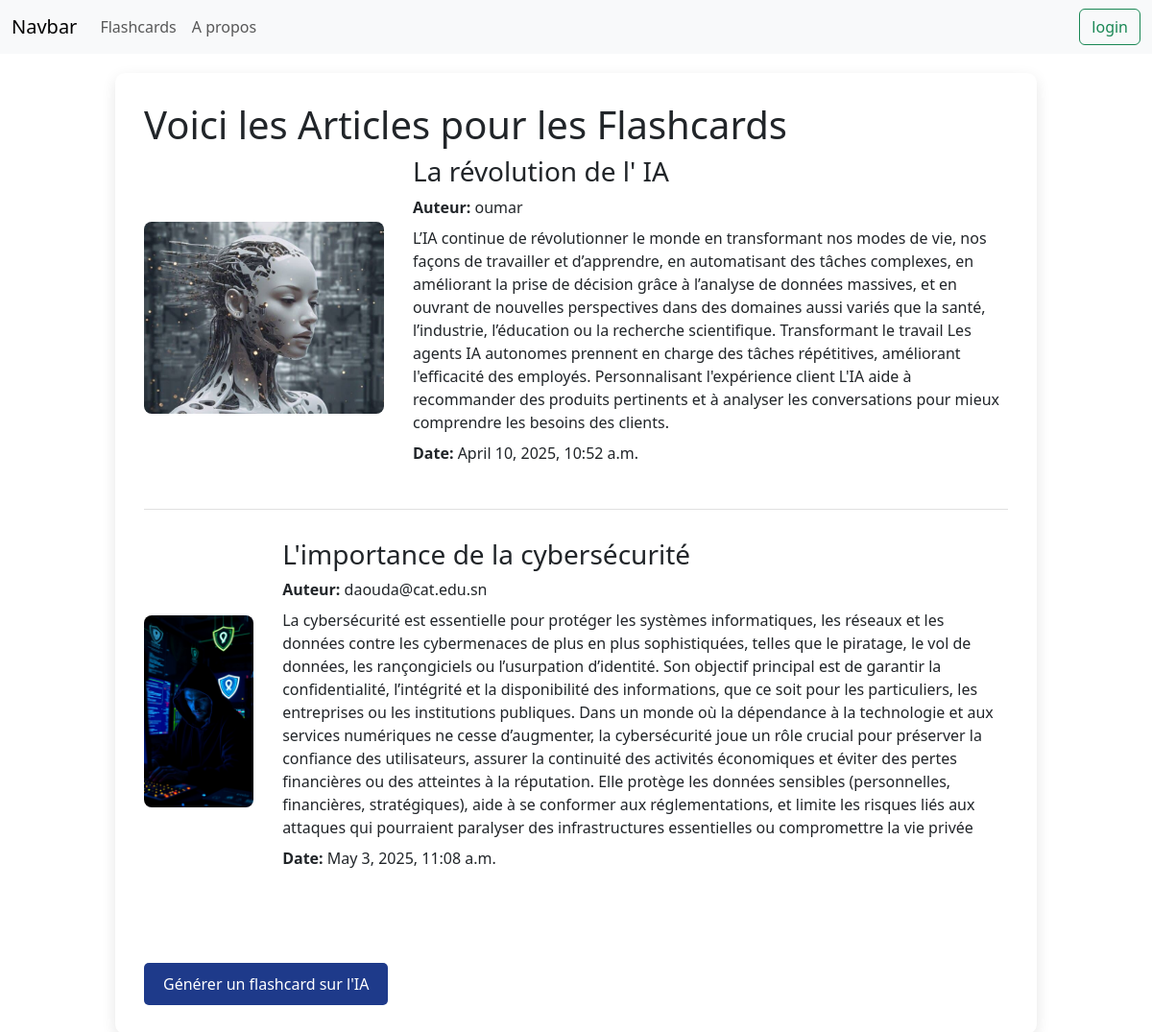
The app's page /articles/ with its own data.
### blog/models.py (models this page shows, shortened)
class Article(models.Model):
    titre=models.CharField(max_length=100)
    date_publication=models.DateTimeField(auto_now_add=True)
    description=models.TextField()
    auteur=models.ForeignKey(User,on_delete=models.CASCADE)
    id_Categorie=models.ForeignKey('Categorie',on_delete=models.CASCADE,null=True,blank=True)
    images=models.ImageField(upload_to='')
    updatedat=models.DateTimeField(auto_now=True)

### blog/views.py (the view)
# urls.py: path('articles/', views.article,name='articles'),
def article(request):
  articles = Article.objects.all()
  flashcards_ia = Flashcard.objects.filter(category__nom='IA')
  flashcards_ia_json = json.dumps(list(flashcards_ia.values('question', 'answer', 'video')), cls=DjangoJSONEncoder)
  context = {
    'articles': articles,
    'flashcards_ia_json': flashcards_ia_json
  }
  return render(request, 'articles.html', context)

### templates/articles.html (shortened to what this page needs)
{% extends "base.html" %}
{% block content %}
<div class="container">
    <h1>Voici les Articles pour les Flashcards</h1>
    <div id="lesson">
        {% for article in articles %}
        <div class="article">
            <img src="{{ article.images.url }}" alt="Image de l'article">
            <div class="article-content">
                <h3>{{ article.titre }}</h3>
                <div class="kader">
                    <p><strong>Auteur:</strong> {{ article.auteur.username }}</p>
                    <p>{{ article.description }}</p>
                </div>
                <p class="date"><strong>Date:</strong> {{ article.date_publication }}</p>
            </div>
        </div>
        {% endfor %}
    </div>
    <button onclick="preparerQuiz(questionsIA, 'IA')">Générer un flashcard sur l'IA</button>
</div>
{% endblock %}

### templates/base.html (shortened to what this page needs)
{% load static %}
<!DOCTYPE html>
<html lang="en">
<head>
    <link href="https://cdn.jsdelivr.net/npm/bootstrap@5.3.5/dist/css/bootstrap.min.css" rel="stylesheet">
    <link rel="stylesheet" href="https://cdn.datatables.net/2.3.0/css/dataTables.bootstrap5.css">
    <link rel="stylesheet" href="{% static 'css/style.css' %}">
    <link rel="stylesheet" href="https://cdnjs.cloudflare.com/ajax/libs/font-awesome/6.5.0/css/all.min.css">
  </head>
<body>
    <nav class="navbar navbar-expand-lg bg-body-tertiary">
        <div class="container-fluid">
          <a class="navbar-brand" href="#">Navbar</a>
          <div class="collapse navbar-collapse" id="navbarSupportedContent">
            <ul class="navbar-nav me-auto mb-2 mb-lg-0">
               <li class="nav-item">
                <a class="nav-link" href="{% url 'flashcards' %}">Flashcards</a>
              </li>
              <li class="nav-item">
                <a class="nav-link" href="{% url 'Apropos' %}">A propos</a>
              </li>
            </ul>
            {% if user.is_authenticated %}
            <form method="POST" action="{% url 'logout' %}">
              {% csrf_token %}
              <button type="submit" class="btn btn-danger">Logout</button>
          </form>
            <p>{{user.username}}</p>
            {% else %}
            <a class="btn btn-outline-success" type="submit" href="{%url 'logout'%}">login</a>
            {% endif %}
          </div>
        </div>
      </nav>
      {% block content %}
      {% endblock %}
</body>
</html>

### templates/articles.html (style rules this page uses)
button { background-color: #1e3a8a; color: white; padding: 10px 20px; border: none; border-radius: 5px; cursor: pointer; font-size: 1em; margin-top: 20px; margin-right: 10px; }
.container { max-width: 960px; margin: 20px auto; padding: 30px; background-color: #ffffff; box-shadow: 0 5px 15px rgba(0, 0, 0, 0.1); border-radius: 10px; }
.article, .quiz-section { display: flex; flex-direction: row; align-items: center; margin-bottom: 30px; padding-bottom: 30px; border-bottom: 1px solid #e0e0e0; opacity: 0; transform: translateY(80px); animation: fadeInUpContainer 1s ease-out forwards; perspective: 1000px; }
.article img, .quiz-section img { width: auto; height: 200px; max-width: 250px; object-fit: cover; border-radius: 8px; margin-right: 30px; opacity: 0; transform: scale(0.7) rotate(8deg); animation: imageEnter 1s ease-out 0.3s forwards; }
.article-content, .quiz-section-content { flex: 1; opacity: 0; transform: translateX(80px); animation: contentEnter 1s ease-out 0.5s forwards; }
.article-content h3, .article-content .kader, .article-content .date, .quiz-section-content h3, .quiz-section-content .kader, .quiz-section-content .date { opacity: 0; transform: translateY(10px); }
.article-content h3, .quiz-section-content h3 { animation: textFadeIn 0.6s ease-out 1.2s forwards; }
.article-content .kader, .quiz-section-content .kader { animation: textFadeIn 0.6s ease-out 1.4s forwards; }
.article-content .date, .quiz-section-content .date { animation: textFadeIn 0.6s ease-out 1.6s forwards; }
.kader p { margin: 8px 0; }

### records on screen
Article: images (picture), titre "La révolution de l' IA", auteur.username "oumar", description "L’IA continue de révolutionner le monde en transformant nos modes de vie, nos façons de travailler et d’apprendre, en automatisant des tâches complexes, en améliorant la prise de décision grâce à l’analyse de données massives, et en ouvrant de nouvelles perspectives dans des domaines aussi variés que la santé, l’industrie, l’éducation ou la recherche scientifique. Transformant le travail Les agents IA autonomes prennent en charge des tâches répétitives, améliorant l'efficacité des employés. Personnalisant l'expérience client L'IA aide à recommander des produits pertinents et à analyser les conversations pour mieux comprendre les besoins des clients.", date_publication "April 10, 2025, 10:52 a.m."
Article: images (picture), titre "L'importance de la cybersécurité", auteur.username "daouda@cat.edu.sn", description "La cybersécurité est essentielle pour protéger les systèmes informatiques, les réseaux et les données contre les cybermenaces de plus en plus sophistiquées, telles que le piratage, le vol de données, les rançongiciels ou l’usurpation d’identité. Son objectif principal est de garantir la confidentialité, l’intégrité et la disponibilité des informations, que ce soit pour les particuliers, les entreprises ou les institutions publiques. Dans un monde où la dépendance à la technologie et aux services numériques ne cesse d’augmenter, la cybersécurité joue un rôle crucial pour préserver la confiance des utilisateurs, assurer la continuité des activités économiques et éviter des pertes financières…", date_publication "May 3, 2025, 11:08 a.m."
